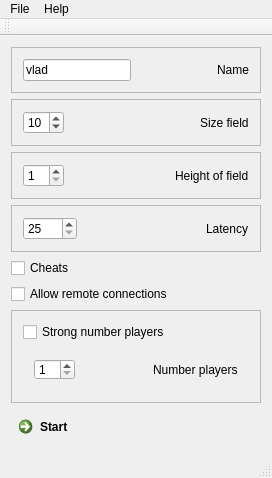
<?xml version="1.0" encoding="UTF-8"?>
<ui version="4.0">
 <class>MainWindow</class>
 <widget class="QMainWindow" name="MainWindow">
  <property name="geometry">
   <rect>
    <x>0</x>
    <y>0</y>
    <width>272</width>
    <height>456</height>
   </rect>
  </property>
  <property name="windowTitle">
   <string>Labyrus</string>
  </property>
  <widget class="QWidget" name="centralWidget">
   <layout class="QVBoxLayout" name="verticalLayout_2">
    <item>
     <widget class="QFrame" name="frame_3">
      <property name="frameShape">
       <enum>QFrame::StyledPanel</enum>
      </property>
      <property name="frameShadow">
       <enum>QFrame::Plain</enum>
      </property>
      <layout class="QHBoxLayout" name="horizontalLayout_2">
       <item>
        <widget class="QLineEdit" name="name">
         <property name="text">
          <string>vlad</string>
         </property>
        </widget>
       </item>
       <item>
        <spacer name="horizontalSpacer_3">
         <property name="orientation">
          <enum>Qt::Horizontal</enum>
         </property>
         <property name="sizeHint" stdset="0">
          <size>
           <width>40</width>
           <height>20</height>
          </size>
         </property>
        </spacer>
       </item>
       <item>
        <widget class="QLabel" name="label_2">
         <property name="text">
          <string>Name</string>
         </property>
        </widget>
       </item>
      </layout>
     </widget>
    </item>
    <item>
     <widget class="QFrame" name="frame_4">
      <property name="frameShape">
       <enum>QFrame::StyledPanel</enum>
      </property>
      <property name="frameShadow">
       <enum>QFrame::Plain</enum>
      </property>
      <layout class="QHBoxLayout" name="horizontalLayout_3">
       <item>
        <widget class="QSpinBox" name="fieldSize">
         <property name="minimum">
          <number>4</number>
         </property>
         <property name="maximum">
          <number>60</number>
         </property>
         <property name="value">
          <number>10</number>
         </property>
        </widget>
       </item>
       <item>
        <spacer name="horizontalSpacer_2">
         <property name="orientation">
          <enum>Qt::Horizontal</enum>
         </property>
         <property name="sizeHint" stdset="0">
          <size>
           <width>40</width>
           <height>20</height>
          </size>
         </property>
        </spacer>
       </item>
       <item>
        <widget class="QLabel" name="label_3">
         <property name="text">
          <string>Size field</string>
         </property>
        </widget>
       </item>
      </layout>
     </widget>
    </item>
    <item>
     <widget class="QFrame" name="frame">
      <property name="frameShape">
       <enum>QFrame::StyledPanel</enum>
      </property>
      <property name="frameShadow">
       <enum>QFrame::Plain</enum>
      </property>
      <layout class="QHBoxLayout" name="horizontalLayout_5">
       <item>
        <widget class="QSpinBox" name="heightOfField">
         <property name="minimum">
          <number>1</number>
         </property>
         <property name="maximum">
          <number>30</number>
         </property>
        </widget>
       </item>
       <item>
        <spacer name="horizontalSpacer_5">
         <property name="orientation">
          <enum>Qt::Horizontal</enum>
         </property>
         <property name="sizeHint" stdset="0">
          <size>
           <width>40</width>
           <height>20</height>
          </size>
         </property>
        </spacer>
       </item>
       <item>
        <widget class="QLabel" name="label_5">
         <property name="text">
          <string>Height of field</string>
         </property>
        </widget>
       </item>
      </layout>
     </widget>
    </item>
    <item>
     <widget class="QFrame" name="frame_5">
      <property name="frameShape">
       <enum>QFrame::StyledPanel</enum>
      </property>
      <property name="frameShadow">
       <enum>QFrame::Plain</enum>
      </property>
      <layout class="QHBoxLayout" name="horizontalLayout_4">
       <item>
        <widget class="QSpinBox" name="spinBox">
         <property name="minimum">
          <number>25</number>
         </property>
         <property name="maximum">
          <number>1000</number>
         </property>
         <property name="singleStep">
          <number>25</number>
         </property>
        </widget>
       </item>
       <item>
        <spacer name="horizontalSpacer_4">
         <property name="orientation">
          <enum>Qt::Horizontal</enum>
         </property>
         <property name="sizeHint" stdset="0">
          <size>
           <width>40</width>
           <height>20</height>
          </size>
         </property>
        </spacer>
       </item>
       <item>
        <widget class="QLabel" name="label_4">
         <property name="text">
          <string>Latency</string>
         </property>
        </widget>
       </item>
      </layout>
     </widget>
    </item>
    <item>
     <widget class="QCheckBox" name="cheats">
      <property name="text">
       <string>Cheats</string>
      </property>
     </widget>
    </item>
    <item>
     <widget class="QCheckBox" name="allowConnections">
      <property name="text">
       <string>Allow remote connections</string>
      </property>
     </widget>
    </item>
    <item>
     <widget class="QFrame" name="widget">
      <property name="frameShape">
       <enum>QFrame::StyledPanel</enum>
      </property>
      <layout class="QVBoxLayout" name="verticalLayout_4">
       <item>
        <widget class="QCheckBox" name="strong">
         <property name="text">
          <string>Strong number players</string>
         </property>
        </widget>
       </item>
       <item>
        <widget class="QFrame" name="frame_2">
         <layout class="QHBoxLayout" name="horizontalLayout">
          <item>
           <widget class="QSpinBox" name="numberPlayers">
            <property name="minimum">
             <number>1</number>
            </property>
            <property name="maximum">
             <number>12</number>
            </property>
           </widget>
          </item>
          <item>
           <spacer name="horizontalSpacer">
            <property name="orientation">
             <enum>Qt::Horizontal</enum>
            </property>
            <property name="sizeHint" stdset="0">
             <size>
              <width>40</width>
              <height>20</height>
             </size>
            </property>
           </spacer>
          </item>
          <item>
           <widget class="QLabel" name="label">
            <property name="text">
             <string>Number players</string>
            </property>
           </widget>
          </item>
         </layout>
         <zorder>numberPlayers</zorder>
         <zorder>label</zorder>
         <zorder>horizontalSpacer</zorder>
        </widget>
       </item>
      </layout>
     </widget>
    </item>
    <item>
     <spacer name="verticalSpacer">
      <property name="orientation">
       <enum>Qt::Vertical</enum>
      </property>
      <property name="sizeHint" stdset="0">
       <size>
        <width>20</width>
        <height>40</height>
       </size>
      </property>
     </spacer>
    </item>
    <item>
     <widget class="QCommandLinkButton" name="start">
      <property name="text">
       <string>Start</string>
      </property>
     </widget>
    </item>
   </layout>
  </widget>
  <widget class="QMenuBar" name="menuBar">
   <property name="geometry">
    <rect>
     <x>0</x>
     <y>0</y>
     <width>272</width>
     <height>19</height>
    </rect>
   </property>
   <widget class="QMenu" name="menuFile">
    <property name="title">
     <string>File</string>
    </property>
    <addaction name="actionExit"/>
   </widget>
   <widget class="QMenu" name="menuHelp">
    <property name="title">
     <string>Help</string>
    </property>
    <addaction name="actionAbout"/>
    <addaction name="actionAbout_Qt"/>
   </widget>
   <addaction name="menuFile"/>
   <addaction name="menuHelp"/>
  </widget>
  <widget class="QToolBar" name="mainToolBar">
   <attribute name="toolBarArea">
    <enum>TopToolBarArea</enum>
   </attribute>
   <attribute name="toolBarBreak">
    <bool>false</bool>
   </attribute>
  </widget>
  <widget class="QStatusBar" name="statusBar"/>
  <action name="actionAbout">
   <property name="text">
    <string>About</string>
   </property>
  </action>
  <action name="actionAbout_Qt">
   <property name="text">
    <string>About Qt</string>
   </property>
  </action>
  <action name="actionExit">
   <property name="text">
    <string>exit</string>
   </property>
  </action>
 </widget>
 <layoutdefault spacing="6" margin="11"/>
 <resources/>
 <connections/>
</ui>
